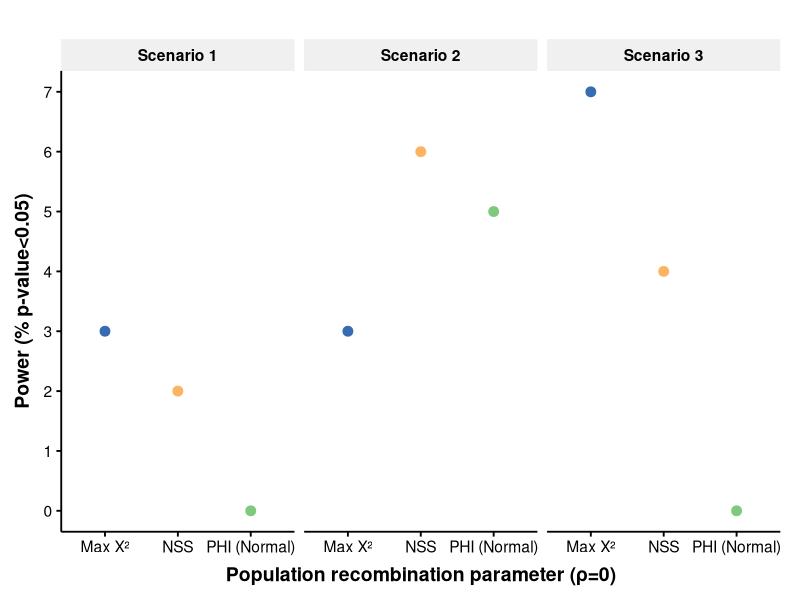
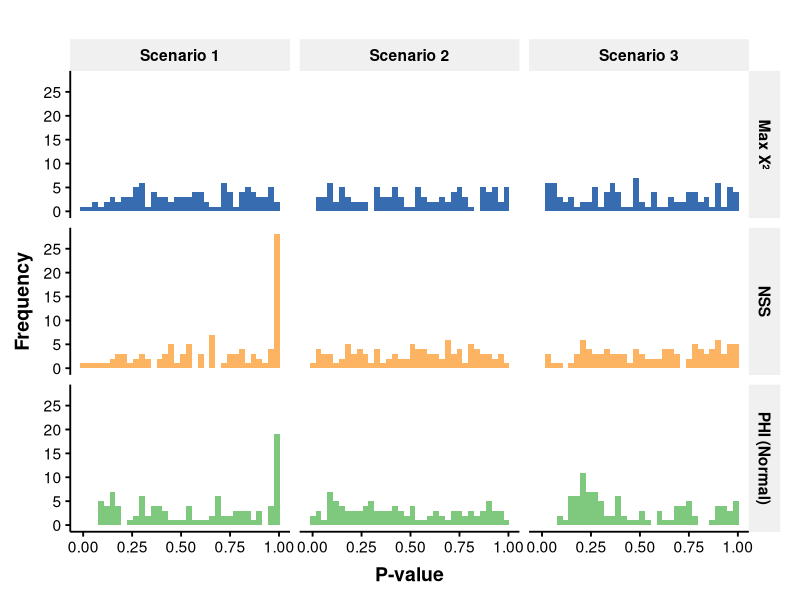
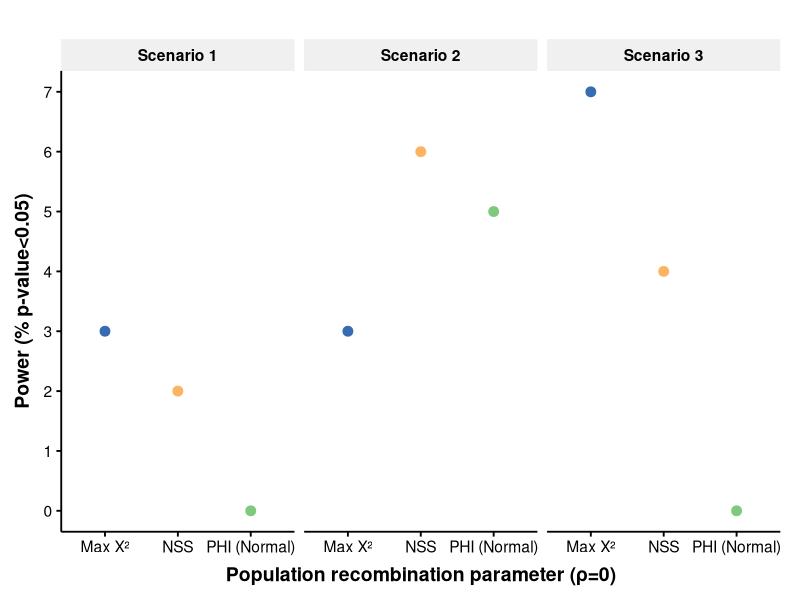
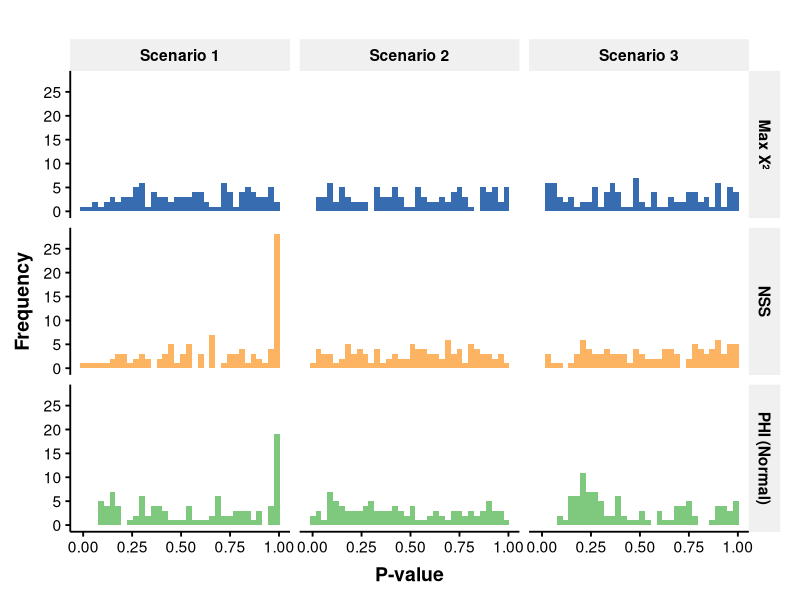

The R script that drew these images, in order:
#### LIBRARIES AND FUNCTIONS ####

library(ggplot2)
library(RColorBrewer)
library(ggthemes)
library(ggrepel)
library(dplyr)
library(reshape2)

theme_Publication <- function(base_size=14) {
  library(grid)
  library(ggthemes)
  (theme_foundation(base_size=base_size)
    + theme(plot.title = element_text(face = "bold",
                                      size = rel(1.2), hjust = 0.5),
            text = element_text(),
            panel.background = element_rect(colour = NA),
            plot.background = element_rect(colour = NA),
            panel.border = element_rect(colour = NA),
            axis.title = element_text(face = "bold",size = rel(1)),
            axis.title.y = element_text(angle=90,vjust =2),
            axis.title.x = element_text(vjust = -0.2),
            axis.text = element_text(), 
            axis.line = element_line(colour="black"),
            axis.ticks = element_line(),
            panel.grid.major = element_blank(),
            panel.grid.minor = element_blank(),
            legend.key = element_rect(colour = NA),
            legend.position = "bottom",
            legend.direction = "horizontal",
            legend.key.size= unit(0.2, "cm"),
            legend.spacing = unit(0, "cm"),
            plot.margin=unit(c(10,5,5,5),"mm"),
            strip.background=element_rect(colour="#f0f0f0",fill="#f0f0f0"),
            strip.text = element_text(face="bold")
    ))
}

scale_fill_Publication <- function(...){
  library(scales)
  discrete_scale("fill","Publication",manual_pal(values = c("#386cb0","#fdb462","#7fc97f","#ef3b2c","#662506","#a6cee3","#fb9a99","#984ea3","#FFDF4B","#49B269")), ...)
}

scale_colour_Publication <- function(...){
  library(scales)
  discrete_scale("colour","Publication",manual_pal(values = c("#386cb0","#fdb462","#7fc97f","#ef3b2c","#662506","#a6cee3","#fb9a99","#984ea3","#ffff33")), ...)
}


#### DATA ####

setwd("/run/user/1001/gvfs/sftp:host=158.109.38.201,user=mcoronado/data/home/mcoronado/Simulations_mtDNA_Pipeline/mtDNA_550_0/Simulations/")

PhiPack_result <- read.table(file="PhiPack_global_result_3scenario.txt",header=T,sep=" ")

PhiPack_filter<-PhiPack_result %>% group_by(scenarioType,simulation,recRate,rho) %>%
  summarise(percentatgeNSS=sum(pValNSS<0.05)/n(), 
            percentatgeMaxChi=sum(pValMaxChi<0.05)/n(),
            percentatgePHI=sum(pValPHI<0.05)/n())
PhiPack_filter<-melt(PhiPack_filter,id.vars = c("scenarioType","simulation","recRate","rho"),measure.vars = c("percentatgeNSS","percentatgeMaxChi","percentatgePHI"))
PhiPack_filter$value<-PhiPack_filter$value*100
PhiPack_filter$variable <- as.character(PhiPack_filter$variable)
PhiPack_filter$variable[PhiPack_filter$variable == "percentatgeNSS"] <- "NSS"
PhiPack_filter$variable[PhiPack_filter$variable == "percentatgeMaxChi"] <- "Max X²"
PhiPack_filter$variable[PhiPack_filter$variable == "percentatgePHI"] <- "PHI (Normal)"
PhiPack_filter$variable <- as.factor(PhiPack_filter$variable)

PhiPack_filter$scenarioType <- as.character(PhiPack_filter$scenarioType)
PhiPack_filter$scenarioType[PhiPack_filter$scenarioType == "1"] <- "Scenario 1"
PhiPack_filter$scenarioType[PhiPack_filter$scenarioType == "2"] <- "Scenario 2"
PhiPack_filter$scenarioType[PhiPack_filter$scenarioType == "3"] <- "Scenario 3"
PhiPack_filter$scenarioType <- as.factor(PhiPack_filter$scenarioType)

ggplot(PhiPack_filter, aes(x=variable,y=value,colour=variable)) + 
  geom_point(size=3) +
  geom_line() + 
  facet_grid(cols = vars(scenarioType)) +
  labs(x = "Population recombination parameter (ρ=0)", y = "Power (% p-value<0.05)", colour="Recombination tests") +
  scale_y_continuous(breaks = round(seq(min(PhiPack_filter$value), max(PhiPack_filter$value), by = 1),1)) +
  theme_Publication() + scale_colour_Publication() + guides(colour=FALSE)

ggsave("PhiPack_rho0_3scenarios.png",width = 7.50, height = 5)


PhiPack_filter<-melt(PhiPack_result,id.vars = c("scenarioType","simulation"),measure.vars = c("pValNSS","pValMaxChi","pValPHI"))

PhiPack_filter$variable <- as.character(PhiPack_filter$variable)
PhiPack_filter$variable[PhiPack_filter$variable == "pValNSS"] <- "NSS"
PhiPack_filter$variable[PhiPack_filter$variable == "pValMaxChi"] <- "Max X²"
PhiPack_filter$variable[PhiPack_filter$variable == "pValPHI"] <- "PHI (Normal)"
PhiPack_filter$variable <- as.factor(PhiPack_filter$variable)

PhiPack_filter$scenarioType <- as.character(PhiPack_filter$scenarioType)
PhiPack_filter$scenarioType[PhiPack_filter$scenarioType == "1"] <- "Scenario 1"
PhiPack_filter$scenarioType[PhiPack_filter$scenarioType == "2"] <- "Scenario 2"
PhiPack_filter$scenarioType[PhiPack_filter$scenarioType == "3"] <- "Scenario 3"
PhiPack_filter$scenarioType <- as.factor(PhiPack_filter$scenarioType)

ggplot(PhiPack_filter) + 
  geom_histogram(aes(x=value,fill=variable),binwidth=0.03) + 
  facet_grid(variable~scenarioType) +
  labs(x = "P-value", y = "Frequency", colour="Recombination tests") +
  scale_y_continuous(breaks = round(seq(0, 30, by = 5),5)) +
  theme_Publication() + scale_fill_Publication() + guides(fill=FALSE)

ggsave("PhiPack_rho0_3scenarios_distribution.png",width = 7.50, height = 7.50)
